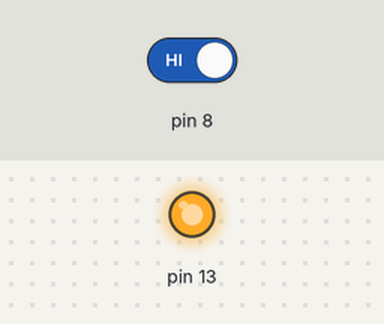
This sketch was run on a simulated Arduino Uno, built with avr-gcc and run on an emulated ATmega328P. On the bench: output pins drawn as LEDs (lit = HIGH). The test bench sets the inputs (shaded band); at power-on: pin 8 HIGH.

Above: at 1.2 s.
1.3 s: pin 8 driven LOW
At 2.5 s:
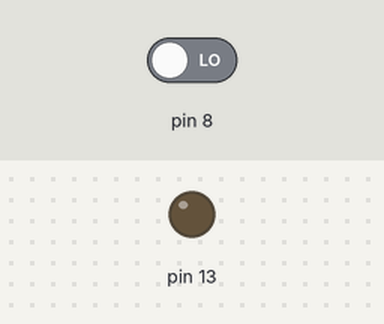
2.8 s: pin 8 driven HIGH
At 3.9 s:
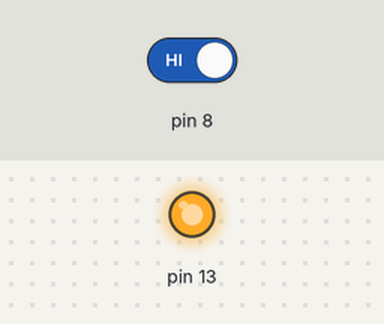
Timing chart, 0 to 5.8 s (numbered marks = the images above; inputs shaded):
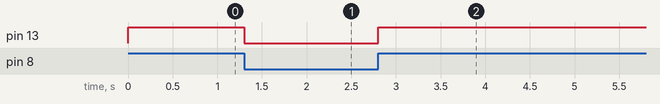

The sketch:

202304283.ino
```cpp
void setup() {
  pinMode(13,OUTPUT);
  pinMode(8,INPUT);

  // put your setup code here, to run once:

}

void loop() {
  int value = digitalRead(8);
  if(value == 0) {
    digitalWrite(13, LOW);
  }
  else{
    digitalWrite(13, HIGH);
  }

}
```

Measured:
- after the input at 1.3 s, pin 13: HIGH → LOW at once
- after the input at 2.8 s, pin 13: LOW → HIGH at once
